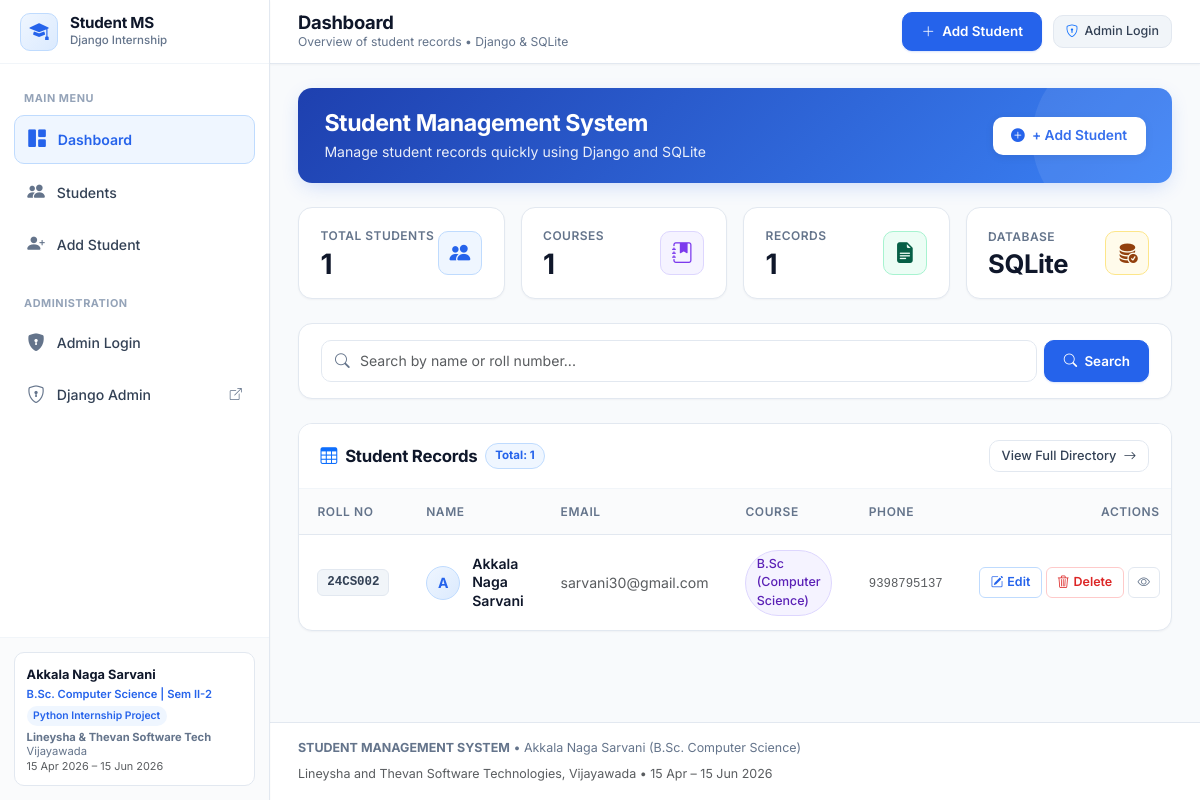
The page / on the database its author committed.
### students/models.py (models this page shows, shortened)
class Student(models.Model):
    name = models.CharField(max_length=100, verbose_name="Full Name")
    roll_number = models.CharField(max_length=20, unique=True, verbose_name="Roll Number")
    email = models.EmailField(verbose_name="Email Address")
    course = models.CharField(max_length=100, verbose_name="Course")
    phone = models.CharField(max_length=10, validators=[phone_regex], verbose_name="Phone Number")
    created_at = models.DateTimeField(auto_now_add=True, verbose_name="Created At")
    updated_at = models.DateTimeField(auto_now=True, verbose_name="Updated At")
    class Meta:
        verbose_name = "Student"
        verbose_name_plural = "Students"
        ordering = ['-created_at']
    @property
    def initial(self):
        if self.name and len(self.name.strip()) > 0:
            return self.name.strip()[0].upper()
        return "S"

### students/views.py (the view)
# urls.py: path('', views.dashboard_view, name='dashboard'),
def dashboard_view(request):
    total_students = Student.objects.count()
    courses_count = Student.objects.values('course').distinct().count() if total_students > 0 else 0
    records_count = total_students
    from django.db import connection
    db_engine = connection.settings_dict.get('ENGINE', '')
    database_name = "PostgreSQL" if 'postgres' in db_engine else "SQLite"
    recent_students = Student.objects.all()[:5]
    context = {
        'total_students': total_students,
        'courses_count': courses_count,
        'records_count': records_count,
        'database_name': database_name,
        'recent_students': recent_students,
        'active_page': 'dashboard',
    }
    return render(request, 'dashboard.html', context)

### templates/dashboard.html (shortened to what this page needs)
{% extends 'base.html' %}
{% block page_title %}Dashboard{% endblock %}
{% block page_subtitle %}Overview of student records • Django & SQLite{% endblock %}
{% block content %}
<div class="d-flex flex-column gap-4">
    <div class="hero-banner-card">
        <div class="hero-banner-content">
            <h2>Student Management System</h2>
            <p>Manage student records quickly using Django and SQLite</p>
        </div>
        <div>
            <a href="{% url 'students:student_add' %}" class="hero-add-btn">
                <i class="bi bi-plus-circle-fill"></i>
                <span>+ Add Student</span>
            </a>
        </div>
    </div>
    <div class="row g-3">
        <div class="col-12 col-sm-6 col-xl-3">
            <div class="stat-card">
                <div class="stat-info">
                    <span class="stat-title">Total Students</span>
                    <h2 class="stat-value stat-count-up" data-target="{{ total_students }}">{{ total_students }}</h2>
                </div>
                <div class="stat-icon-wrapper stat-icon-primary">
                    <i class="bi bi-people-fill"></i>
                </div>
            </div>
        </div>
        <div class="col-12 col-sm-6 col-xl-3">
            <div class="stat-card">
                <div class="stat-info">
                    <span class="stat-title">Courses</span>
                    <h2 class="stat-value stat-count-up" data-target="{{ courses_count }}">{{ courses_count }}</h2>
                </div>
                <div class="stat-icon-wrapper stat-icon-purple">
                    <i class="bi bi-journal-bookmark-fill"></i>
                </div>
            </div>
        </div>
        <div class="col-12 col-sm-6 col-xl-3">
            <div class="stat-card">
                <div class="stat-info">
                    <span class="stat-title">Records</span>
                    <h2 class="stat-value stat-count-up" data-target="{{ records_count }}">{{ records_count }}</h2>
                </div>
                <div class="stat-icon-wrapper stat-icon-green">
                    <i class="bi bi-file-earmark-text-fill"></i>
                </div>
            </div>
        </div>
        <div class="col-12 col-sm-6 col-xl-3">
            <div class="stat-card">
                <div class="stat-info">
                    <span class="stat-title">Database</span>
                    <h2 class="stat-value" style="font-size: 1.6rem;">{{ database_name }}</h2>
                </div>
                <div class="stat-icon-wrapper stat-icon-amber">
                    <i class="bi bi-database-fill-check"></i>
                </div>
            </div>
        </div>
    </div>
    <div class="content-card">
        <div class="card-body-custom py-3">
            <form method="GET" action="{% url 'students:student_list' %}" class="search-form-group">
                <div class="search-input-group">
                    <input type="text" name="q" class="form-control search-input" placeholder="Search by name or roll number...">
                </div>
                <button type="submit" class="btn-primary-custom" style="white-space: nowrap;">
                    <i class="bi bi-search"></i>
                    <span>Search</span>
                </button>
            </form>
        </div>
    </div>
    <div class="content-card">
        <div class="card-header-custom">
            <div class="d-flex align-items-center gap-2">
                <h3 class="card-header-title mb-0">
                    <i class="bi bi-table text-primary"></i>
                    <span>Student Records</span>
                </h3>
                <span class="badge-total-count">Total: {{ total_students }}</span>
            </div>
            <a href="{% url 'students:student_list' %}" class="btn-secondary-custom" style="padding: 0.35rem 0.75rem; font-size: 0.8rem;">
                <span>View Full Directory</span>
                <i class="bi bi-arrow-right"></i>
            </a>
        </div>
        {% if recent_students %}
            <div class="table-responsive">
                <table class="custom-table">
                    <thead>
                        <tr>
                            <th>Roll No</th>
                            <th>Name</th>
                            <th>Email</th>
                            <th>Course</th>
                            <th>Phone</th>
                            <th class="text-end">Actions</th>
                        </tr>
                    </thead>
                    <tbody>
                        {% for student in recent_students %}
                            <tr>
                                <td>
                                    <span class="badge-roll">{{ student.roll_number }}</span>
                                </td>
                                <td>
                                    <div class="student-identity">
                                        <div class="student-avatar">
                                            {{ student.initial }}
                                        </div>
                                        <a href="{% url 'students:student_detail' pk=student.pk %}" class="student-name-text">
                                            {{ student.name }}
                                        </a>
                                    </div>
                                </td>
                                <td>
                                    <span class="text-muted">{{ student.email }}</span>
                                </td>
                                <td>
                                    <span class="badge-course">{{ student.course }}</span>
                                </td>
                                <td>
                                    <span class="text-muted font-monospace small">{{ student.phone }}</span>
                                </td>
                                <td>
                                    <div class="d-flex align-items-center justify-content-end gap-1">
                                        <a href="{% url 'students:student_edit' pk=student.pk %}" class="btn-action-edit" title="Edit Student">
                                            <i class="bi bi-pencil-square"></i> Edit
                                        </a>
                                        <button type="button" class="btn-action-delete" data-bs-toggle="modal" data-bs-target="#deleteModal" data-student-id="{{ student.pk }}" data-student-name="{{ student.name }}" title="Delete Student">
                                            <i class="bi bi-trash3"></i> Delete
                                        </button>
                                        <a href="{% url 'students:student_detail' pk=student.pk %}" class="btn-action-view" title="View Details">
                                            <i class="bi bi-eye"></i>
                                        </a>
                                    </div>
                                </td>
                            </tr>
                        {% endfor %}
                    </tbody>
                </table>
            </div>
        {% endif %}
    </div>
</div>
{% endblock %}

### templates/base.html (shortened to what this page needs)
{% load static %}
<!DOCTYPE html>
<html lang="en">
<head>
    <link href="https://cdn.jsdelivr.net/npm/bootstrap@5.3.3/dist/css/bootstrap.min.css" rel="stylesheet">
    <link rel="stylesheet" href="https://cdn.jsdelivr.net/npm/bootstrap-icons@1.11.3/font/bootstrap-icons.min.css">
    <link rel="stylesheet" href="{% static 'css/style.css' %}">
</head>
<body>
    <div class="app-wrapper">
        <aside class="sidebar" id="appSidebar">
            <div class="sidebar-header">
                <div class="sidebar-brand-icon">
                    <i class="bi bi-mortarboard-fill"></i>
                </div>
                <div class="sidebar-brand-text">
                    <h1>Student MS</h1>
                    <span>Django Internship</span>
                </div>
            </div>
            <div class="sidebar-nav">
                <div class="nav-section-title">Main Menu</div>
                <a href="{% url 'students:dashboard' %}" class="sidebar-link {% if active_page == 'dashboard' %}active{% endif %}">
                    <i class="bi bi-grid-1x2-fill"></i>
                    <span>Dashboard</span>
                </a>
                <a href="{% url 'students:student_list' %}" class="sidebar-link {% if active_page == 'students' %}active{% endif %}">
                    <i class="bi bi-people-fill"></i>
                    <span>Students</span>
                </a>
                <a href="{% url 'students:student_add' %}" class="sidebar-link {% if active_page == 'student_add' %}active{% endif %}">
                    <i class="bi bi-person-plus-fill"></i>
                    <span>Add Student</span>
                </a>
                <div class="nav-section-title mt-3">Administration</div>
                {% if user.is_authenticated %}
                    <div class="px-2 py-1 mb-1 d-flex align-items-center gap-2 text-muted" style="font-size: 0.78rem;">
                        <span class="badge bg-success-subtle text-success border border-success-subtle d-inline-flex align-items-center gap-1">
                            <i class="bi bi-check-circle-fill"></i> Admin Active
                        </span>
                        <strong class="text-dark">{{ user.username }}</strong>
                    </div>
                    <a href="/admin/" target="_blank" class="sidebar-link">
                        <i class="bi bi-shield-lock-fill"></i>
                        <span>Django Admin</span>
                        <i class="bi bi-box-arrow-up-right ms-auto" style="font-size: 0.75rem;"></i>
                    </a>
                    <a href="{% url 'logout' %}" class="sidebar-link text-danger">
                        <i class="bi bi-box-arrow-right text-danger"></i>
                        <span>Logout</span>
                    </a>
                {% else %}
                    <a href="{% url 'login' %}" class="sidebar-link {% if active_page == 'login' %}active{% endif %}">
                        <i class="bi bi-shield-lock-fill"></i>
                        <span>Admin Login</span>
                    </a>
                    <a href="/admin/" target="_blank" class="sidebar-link">
                        <i class="bi bi-shield-lock"></i>
                        <span>Django Admin</span>
                        <i class="bi bi-box-arrow-up-right ms-auto" style="font-size: 0.75rem;"></i>
                    </a>
                {% endif %}
            </div>
            <div class="sidebar-footer">
                <div class="project-info-card">
                    <div class="project-info-student">Akkala Naga Sarvani</div>
                    <div class="project-info-degree">B.Sc. Computer Science | Sem II-2</div>
                    <span class="project-info-badge">Python Internship Project</span>
                    <div class="project-info-org">
                        <strong>Lineysha & Thevan Software Tech</strong><br>
                        Vijayawada<br>
                        <span class="text-muted" style="font-size: 0.68rem;">15 Apr 2026 – 15 Jun 2026</span>
                    </div>
                </div>
            </div>
        </aside>
        <div class="main-wrapper">
            <header class="top-header">
                <div class="header-left">
                    <div class="header-title-group">
                        <h2 class="header-main-title">{% block page_title %}Student Management System{% endblock %}</h2>
                        <p class="header-sub-title d-none d-sm-block">{% block page_subtitle %}Using Django Framework • SQLite Database{% endblock %}</p>
                    </div>
                </div>
                <div class="header-right">
                    <a href="{% url 'students:student_add' %}" class="btn-primary-custom header-add-btn">
                        <i class="bi bi-plus-lg"></i>
                        <span class="d-none d-sm-inline">Add Student</span>
                    </a>
                    {% if user.is_authenticated %}
                        <div class="d-none d-md-inline-flex align-items-center gap-1 px-2 py-1 bg-light rounded border text-muted small">
                            <i class="bi bi-person-check-fill text-success"></i>
                            <span class="fw-semibold text-dark">{{ user.username }}</span>
                        </div>
                        <a href="{% url 'logout' %}" class="admin-badge-btn text-danger" title="Logout from Admin">
                            <i class="bi bi-box-arrow-right text-danger"></i>
                            <span class="d-none d-sm-inline">Logout</span>
                        </a>
                    {% else %}
                        <a href="{% url 'login' %}" class="admin-badge-btn" title="Admin Login">
                            <i class="bi bi-shield-lock text-primary"></i>
                            <span class="d-none d-sm-inline">Admin Login</span>
                        </a>
                    {% endif %}
                </div>
            </header>
            <main class="content-body">
                {% block content %}{% endblock %}
            </main>
            <footer class="app-footer">
                <div>
                    <strong>STUDENT MANAGEMENT SYSTEM</strong> • Akkala Naga Sarvani (B.Sc. Computer Science)
                </div>
                <div class="text-muted">
                    Lineysha and Thevan Software Technologies, Vijayawada • 15 Apr – 15 Jun 2026
                </div>
            </footer>
        </div>
    </div>
</body>
</html>

### rows shown on the page
Student: roll_number "24CS002", initial "A", name "Akkala Naga Sarvani", email "sarvani30@gmail.com", course "B.Sc (Computer Science)", phone "9398795137"

### other values the page prints
{{ total_students }} "1"
{{ courses_count }} "1"
{{ records_count }} "1"
{{ database_name }} "SQLite"
